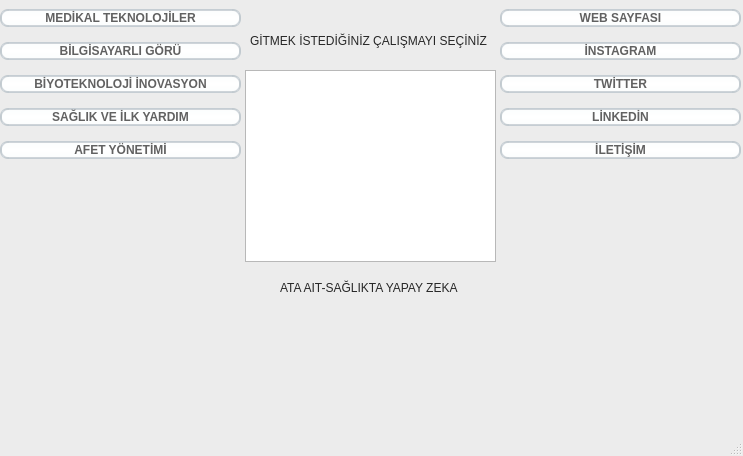
<?xml version="1.0" encoding="UTF-8"?>
<ui version="4.0">
 <class>MainWindow</class>
 <widget class="QMainWindow" name="MainWindow">
  <property name="geometry">
   <rect>
    <x>0</x>
    <y>0</y>
    <width>743</width>
    <height>456</height>
   </rect>
  </property>
  <property name="windowTitle">
   <string>MainWindow</string>
  </property>
  <property name="styleSheet">
   <string notr="true">
QMainWindow {
    background-color:#ececec;
}
QPushButton, QToolButton, QCommandLinkButton{
    padding: 0 5px 0 5px;
    border-style: solid;
    border-top-color: qlineargradient(spread:pad, x1:0, y1:0, x2:0, y2:1, stop:0 #c1c9cf, stop:1 #d2d8dd);
    border-right-color: qlineargradient(spread:pad, x1:1, y1:0, x2:0, y2:0, stop:0 #c1c9cf, stop:1 #d2d8dd);
    border-bottom-color: qlineargradient(spread:pad, x1:0, y1:1, x2:0, y2:0, stop:0 #c1c9cf, stop:1 #d2d8dd);
    border-left-color: qlineargradient(spread:pad, x1:0, y1:0, x2:1, y2:0, stop:0 #c1c9cf, stop:1 #d2d8dd);
    border-width: 2px;
    border-radius: 8px;
    color: #616161;
    font-weight: bold;
    background-color: qlineargradient(spread:pad, x1:0.5, y1:0, x2:0.5, y2:1, stop:0 #fbfdfd, stop:0.5 #ffffff, stop:1 #fbfdfd);
}
QPushButton::default, QToolButton::default, QCommandLinkButton::default{
    border: 2px solid transparent;
    color: #FFFFFF;
    background-color: qlineargradient(spread:pad, x1:0.5, y1:0, x2:0.5, y2:1, stop:0 #84afe5, stop:1 #1168e4);
}
QPushButton:hover, QToolButton:hover, QCommandLinkButton:hover{
    color: #3d3d3d;
}
QPushButton:pressed, QToolButton:pressed, QCommandLinkButton:pressed{
    color: #aeaeae;
    background-color: qlineargradient(spread:pad, x1:0.5, y1:0, x2:0.5, y2:1, stop:0 #ffffff, stop:0.5 #fbfdfd, stop:1 #ffffff);
}
QPushButton:disabled, QToolButton:disabled, QCommandLinkButton:disabled{
    color: #616161;
    background-color: qlineargradient(spread:pad, x1:0.5, y1:0, x2:0.5, y2:1, stop:0 #dce7eb, stop:0.5 #e0e8eb, stop:1 #dee7ec);
}
QLineEdit, QTextEdit, QPlainTextEdit, QSpinBox, QDoubleSpinBox, QTimeEdit, QDateEdit, QDateTimeEdit {
    border-width: 2px;
    border-radius: 8px;
    border-style: solid;
    border-top-color: qlineargradient(spread:pad, x1:0.5, y1:1, x2:0.5, y2:0, stop:0 #c1c9cf, stop:1 #d2d8dd);
    border-right-color: qlineargradient(spread:pad, x1:0, y1:0, x2:1, y2:0, stop:0 #c1c9cf, stop:1 #d2d8dd);
    border-bottom-color: qlineargradient(spread:pad, x1:0.5, y1:0, x2:0.5, y2:1, stop:0 #c1c9cf, stop:1 #d2d8dd);
    border-left-color: qlineargradient(spread:pad, x1:1, y1:0, x2:0, y2:0, stop:0 #c1c9cf, stop:1 #d2d8dd);
    background-color: #f4f4f4;
    color: #3d3d3d;
}
QLineEdit:focus, QTextEdit:focus, QPlainTextEdit:focus, QSpinBox:focus, QDoubleSpinBox:focus, QTimeEdit:focus, QDateEdit:focus, QDateTimeEdit:focus {
    border-width: 2px;
    border-radius: 8px;
    border-style: solid;
    border-top-color: qlineargradient(spread:pad, x1:0.5, y1:1, x2:0.5, y2:0, stop:0 #85b7e3, stop:1 #9ec1db);
    border-right-color: qlineargradient(spread:pad, x1:0, y1:0, x2:1, y2:0, stop:0 #85b7e3, stop:1 #9ec1db);
    border-bottom-color: qlineargradient(spread:pad, x1:0.5, y1:0, x2:0.5, y2:1, stop:0 #85b7e3, stop:1 #9ec1db);
    border-left-color: qlineargradient(spread:pad, x1:1, y1:0, x2:0, y2:0, stop:0 #85b7e3, stop:1 #9ec1db);
    background-color: #f4f4f4;
    color: #3d3d3d;
}
QLineEdit:disabled, QTextEdit:disabled, QPlainTextEdit:disabled, QSpinBox:disabled, QDoubleSpinBox:disabled, QTimeEdit:disabled, QDateEdit:disabled, QDateTimeEdit:disabled {
    color: #b9b9b9;
}
QSpinBox::up-button, QDoubleSpinBox::up-button, QTimeEdit::up-button, QDateEdit::up-button, QDateTimeEdit::up-button {
    subcontrol-origin: padding;
    subcontrol-position: top right;
    width: 15px;
    color: #272727;
    border-left-width: 1px;
    border-left-color: darkgray;
    border-left-style: solid;
    border-top-right-radius: 3px;
    padding: 3px;
}
QSpinBox::down-button, QDoubleSpinBox::down-button, QTimeEdit::down-button, QDateEdit::down-button, QDateTimeEdit::down-button {
    subcontrol-origin: padding;
    subcontrol-position: bottom right;
    width: 15px;
    color: #272727;
    border-left-width: 1px;
    border-left-color: darkgray;
    border-left-style: solid;
    border-bottom-right-radius: 3px;
    padding: 3px;
}
QSpinBox::up-button:pressed, QDoubleSpinBox::up-button:pressed, QTimeEdit::up-button:pressed, QDateEdit::up-button:pressed, QDateTimeEdit::up-button:pressed {
    color: #aeaeae;
    background-color: qlineargradient(spread:pad, x1:0.5, y1:0, x2:0.5, y2:1, stop:0 #ffffff, stop:0.5 #fbfdfd, stop:1 #ffffff);
}
QSpinBox::down-button:pressed, QDoubleSpinBox::down-button:pressed, QTimeEdit::down-button:pressed, QDateEdit::down-button:pressed, QDateTimeEdit::down-button:pressed {
    color: #aeaeae;
    background-color: qlineargradient(spread:pad, x1:0.5, y1:0, x2:0.5, y2:1, stop:0 #ffffff, stop:0.5 #fbfdfd, stop:1 #ffffff);
}
QSpinBox::up-button:hover, QDoubleSpinBox::up-button:hover, QTimeEdit::up-button:hover, QDateEdit::up-button:hover, QDateTimeEdit::up-button:hover {
    color: #FFFFFF;
    border-top-right-radius: 5px;
    background-color: qlineargradient(spread:pad, x1:0.5, y1:0, x2:0.5, y2:1, stop:0 #84afe5, stop:1 #1168e4);
    
}
QSpinBox::down-button:hover, QDoubleSpinBox::down-button:hover, QTimeEdit::down-button:hover, QDateEdit::down-button:hover, QDateTimeEdit::down-button:hover {
    color: #FFFFFF;
    border-bottom-right-radius: 5px;
    background-color: qlineargradient(spread:pad, x1:0.5, y1:0, x2:0.5, y2:1, stop:0 #84afe5, stop:1 #1168e4);
}
QSpinBox::up-arrow, QDoubleSpinBox::up-arrow, QTimeEdit::up-arrow, QDateEdit::up-arrow, QDateTimeEdit::up-arrow {
    image: url(/usr/share/icons/Adwaita/16x16/actions/go-up-symbolic.symbolic.png);
}
QSpinBox::down-arrow, QDoubleSpinBox::down-arrow, QTimeEdit::down-arrow, QDateEdit::down-arrow, QDateTimeEdit::down-arrow {
    image: url(/usr/share/icons/Adwaita/16x16/actions/go-down-symbolic.symbolic.png);
}
QProgressBar {
    max-height: 8px;
    text-align: center;
    font: italic bold 11px;
    color: #3d3d3d;
    border: 1px solid transparent;
    border-radius:4px;
    background-color: qlineargradient(spread:pad, x1:0, y1:0, x2:0, y2:1, stop:0 #ddd5d5, stop:0.5 #dad3d3, stop:1 #ddd5d5);
}
QProgressBar::chunk {
    background-color: qlineargradient(spread:pad, x1:0, y1:0, x2:0, y2:1, stop:0 #467dd1, stop:0.5 #3b88fc, stop:1 #467dd1);
    border-radius: 4px;
}
QProgressBar:disabled {
    color: #616161;
}
QProgressBar::chunk:disabled {
    background-color: #aeaeae;
}
QSlider::groove {
    border: 1px solid #bbbbbb;
    background-color: #52595d;
    border-radius: 4px;
}
QSlider::groove:horizontal {
    height: 6px;
}
QSlider::groove:vertical {
    width: 6px;
}
QSlider::handle:horizontal {
    background: #ffffff;
    border-style: solid;
    border-width: 1px;
    border-color: rgb(207,207,207);
    width: 12px;
    margin: -5px 0;
    border-radius: 7px;
}
QSlider::handle:vertical {
    background: #ffffff;
    border-style: solid;
    border-width: 1px;
    border-color: rgb(207,207,207);
    height: 12px;
    margin: 0 -5px;
    border-radius: 7px;
}
QSlider::add-page, QSlider::sub-page {
    border: 1px transparent;
    background-color: #52595d;
    border-radius: 4px;
}
QSlider::add-page:horizontal {
    background: qlineargradient(spread:pad, x1:0, y1:0, x2:0, y2:1, stop:0 #ddd5d5, stop:0.5 #dad3d3, stop:1 #ddd5d5);
}
QSlider::sub-page:horizontal {
    background-color: qlineargradient(spread:pad, x1:0, y1:0, x2:1, y2:0, stop:0 #467dd1, stop:0.5 #3b88fc, stop:1 #467dd1);
}
QSlider::add-page:vertical {
    background-color: qlineargradient(spread:pad, x1:0, y1:0, x2:0, y2:1, stop:0 #467dd1, stop:0.5 #3b88fc, stop:1 #467dd1);
}
QSlider::sub-page:vertical {
    background: qlineargradient(spread:pad, x1:0, y1:0, x2:1, y2:0, stop:0 #ddd5d5, stop:0.5 #dad3d3, stop:1 #ddd5d5);
}
QSlider::add-page:horizontal:disabled, QSlider::sub-page:horizontal:disabled, QSlider::add-page:vertical:disabled, QSlider::sub-page:vertical:disabled {
    background: #b9b9b9;
}
QComboBox, QFontComboBox {
    border-width: 2px;
    border-radius: 8px;
    border-style: solid;
    border-top-color: qlineargradient(spread:pad, x1:0.5, y1:1, x2:0.5, y2:0, stop:0 #c1c9cf, stop:1 #d2d8dd);
    border-right-color: qlineargradient(spread:pad, x1:0, y1:0, x2:1, y2:0, stop:0 #c1c9cf, stop:1 #d2d8dd);
    border-bottom-color: qlineargradient(spread:pad, x1:0.5, y1:0, x2:0.5, y2:1, stop:0 #c1c9cf, stop:1 #d2d8dd);
    border-left-color: qlineargradient(spread:pad, x1:1, y1:0, x2:0, y2:0, stop:0 #c1c9cf, stop:1 #d2d8dd);
    background-color: #f4f4f4;
    color: #272727;
    padding-left: 5px;
}
QComboBox:editable, QComboBox:!editable, QComboBox::drop-down:editable, QComboBox:!editable:on, QComboBox::drop-down:editable:on {
    background: #ffff;
}
QComboBox::drop-down {
    subcontrol-origin: padding;
    subcontrol-position: top right;
    width: 15px;
    color: #272727;
    border-left-width: 1px;
    border-left-color: darkgray;
    border-left-style: solid;
    border-top-right-radius: 3px;
    border-bottom-right-radius: 3px;
}
QComboBox::down-arrow {
    image: url(/usr/share/icons/Adwaita/16x16/actions/go-down-symbolic.symbolic.png); /*Adawaita icon thene*/
}

QComboBox::down-arrow:on {
    top: 1px;
    left: 1px;
}
QComboBox QAbstractItemView {
    border: 1px solid darkgray;
    border-radius: 8px;
    selection-background-color: #dadada;
    selection-color: #272727;
    color: #272727;
    background: white;
}
QLabel, QCheckBox, QRadioButton {
    color: #272727;
}
QCheckBox {
    padding: 2px;
}
QCheckBox:disabled, QRadioButton:disabled {
    color: #808086;
    padding: 2px;
}

QCheckBox:hover {
    border-radius:4px;
    border-style:solid;
    padding-left: 1px;
    padding-right: 1px;
    padding-bottom: 1px;
    padding-top: 1px;
    border-width:1px;
    border-color: transparent;
}
QCheckBox::indicator:checked {
    image: url(/usr/share/icons/Adwaita/16x16/actions/object-select-symbolic.symbolic.png);
    height: 15px;
    width: 15px;
    border-style:solid;
    border-width: 1px;
    border-color: #48a5fd;
    color: #ffffff;
    border-radius: 3px;
    background-color: qlineargradient(spread:pad, x1:0, y1:0, x2:0, y2:1, stop:0 #48a5fd, stop:0.5 #329cfb, stop:1 #48a5fd);
}
QCheckBox::indicator:unchecked {
    
    height: 15px;
    width: 15px;
    border-style:solid;
    border-width: 1px;
    border-color: #48a5fd;
    border-radius: 3px;
    background-color: #fbfdfa;
}
QLCDNumber {
    color: #616161;;
}
QMenuBar {
    background-color: #ececec;
}
QMenuBar::item {
    color: #616161;
    spacing: 3px;
    padding: 1px 4px;
    background-color: #ececec;
}

QMenuBar::item:selected {
    background-color: #dadada;
    color: #3d3d3d;
}
QMenu {
    background-color: #ececec;
}
QMenu::item:selected {
    background-color: #dadada;
    color: #3d3d3d;
}
QMenu::item {
    color: #616161;;
    background-color: #e0e0e0;
}
QTabWidget {
    color:rgb(0,0,0);
    background-color:#000000;
}
QTabWidget::pane {
    border-color: #050a0e;
    background-color: #e0e0e0;
    border-width: 1px;
    border-radius: 4px;
    position: absolute;
    top: -0.5em;
    padding-top: 0.5em;
}

QTabWidget::tab-bar {
    alignment: center;
}

QTabBar::tab {
    border-bottom: 1px solid #c0c0c0;
    padding: 3px;
    color: #272727;
    background-color: #fefefc;
    margin-left:0px;
}
QTabBar::tab:!last {
    border-right: 1px solid;
    border-right-color: #c0c0c0;
    border-bottom-color: #c0c0c0;
}
QTabBar::tab:first {
    border-top-left-radius: 4px;
    border-bottom-left-radius: 4px;
}
QTabBar::tab:last {
    border-top-right-radius: 4px;
    border-bottom-right-radius: 4px;
}
QTabBar::tab:selected, QTabBar::tab:last:selected, QTabBar::tab:hover {
    color: #FFFFFF;
    background-color: qlineargradient(spread:pad, x1:0.5, y1:0, x2:0.5, y2:1, stop:0 #84afe5, stop:1 #1168e4);
}
QRadioButton::indicator {
    height: 14px;
    width: 14px;
    border-style:solid;
    border-radius:7px;
    border-width: 1px;
}
QRadioButton::indicator:checked {
    border-color: #48a5fd;
    background-color: qradialgradient(cx:0.5, cy:0.5, radius:0.4,fx:0.5, fy:0.5, stop:0 #ffffff, stop:0.5 #ffffff, stop:0.6 #48a5fd, stop:1 #48a5fd);
}
QRadioButton::indicator:!checked {
    border-color: #a9b7c6;
    background-color: #fbfdfa;
}
QStatusBar {
    color:#027f7f;
}

QDial {
    background: #16a085;
}

QToolBox {
    color: #a9b7c6;
    background-color: #222b2e;
}
QToolBox::tab {
    color: #a9b7c6;
    background-color:#222b2e;
}
QToolBox::tab:selected {
    color: #FFFFFF;
    background-color:#222b2e;
}
QScrollArea {
    color: #FFFFFF;
    background-color:#222b2e;
}

QScrollBar:horizontal {
	max-height: 10px;
	border: 1px transparent grey;
	margin: 0px 20px 0px 20px;
	background: transparent;
}
QScrollBar:vertical {
	max-width: 10px;
	border: 1px transparent grey;
	margin: 20px 0px 20px 0px;
	background: transparent;
}
QScrollBar::handle:vertical, QScrollBar::handle:horizontal {
	background: #52595d;
	border-style: transparent;
	border-radius: 4px;
	min-height: 25px;
}
QScrollBar::handle:horizontal:hover, QScrollBar::handle:vertical:hover {
	background: qlineargradient(spread:pad, x1:0, y1:0, x2:1, y2:0, stop:0 #467dd1, stop:0.5 #3b88fc, stop:1 #467dd1);
}
QScrollBar::add-line, QScrollBar::sub-line {
    border: 2px transparent grey;
    border-radius: 4px;
    subcontrol-origin: margin;
    background: #b9b9b9;
}
QScrollBar::add-line:horizontal {
    width: 20px;
    subcontrol-position: right;
}
QScrollBar::add-line:vertical {
    height: 20px;
    subcontrol-position: bottom;
}
QScrollBar::sub-line:horizontal {
    width: 20px;
    subcontrol-position: left;
}
QScrollBar::sub-line:vertical {
    height: 20px;
    subcontrol-position: top;
}
QScrollBar::add-line:vertical:pressed, QScrollBar::add-line:horizontal:pressed, QScrollBar::sub-line:horizontal:pressed, QScrollBar::sub-line:vertical:pressed {
    background: qlineargradient(spread:pad, x1:0, y1:0, x2:1, y2:0, stop:0 #467dd1, stop:0.5 #3b88fc, stop:1 #467dd1);
}
QScrollBar::add-page:horizontal, QScrollBar::sub-page:horizontal, QScrollBar::add-page:vertical, QScrollBar::sub-page:vertical {
    background: none;
}
QScrollBar::up-arrow:vertical {
    image: url(/usr/share/icons/Adwaita/16x16/actions/go-up-symbolic.symbolic.png);
}
QScrollBar::down-arrow:vertical {
    image: url(/usr/share/icons/Adwaita/16x16/actions/go-down-symbolic.symbolic.png);
}
QScrollBar::left-arrow:horizontal {
    image: url(/usr/share/icons/Adwaita/16x16/actions/go-previous-symbolic.symbolic.png);
}
QScrollBar::right-arrow:horizontal {
    image: url(/usr/share/icons/Adwaita/16x16/actions/go-next-symbolic.symbolic.png);
}</string>
  </property>
  <widget class="QWidget" name="centralwidget">
   <property name="styleSheet">
    <string notr="true">#graphicsView{
border-image: url(:/logo/logo.png);
}</string>
   </property>
   <widget class="QLabel" name="label">
    <property name="geometry">
     <rect>
      <x>250</x>
      <y>0</y>
      <width>241</width>
      <height>81</height>
     </rect>
    </property>
    <property name="text">
     <string>GİTMEK İSTEDİĞİNİZ ÇALIŞMAYI SEÇİNİZ</string>
    </property>
   </widget>
   <widget class="QWidget" name="layoutWidget">
    <property name="geometry">
     <rect>
      <x>500</x>
      <y>0</y>
      <width>241</width>
      <height>170</height>
     </rect>
    </property>
    <layout class="QVBoxLayout" name="verticalLayout">
     <item>
      <widget class="QPushButton" name="pushButton_6">
       <property name="text">
        <string>WEB SAYFASI</string>
       </property>
      </widget>
     </item>
     <item>
      <widget class="QPushButton" name="pushButton_7">
       <property name="text">
        <string>İNSTAGRAM</string>
       </property>
      </widget>
     </item>
     <item>
      <widget class="QPushButton" name="pushButton_8">
       <property name="text">
        <string>TWİTTER</string>
       </property>
      </widget>
     </item>
     <item>
      <widget class="QPushButton" name="pushButton_9">
       <property name="text">
        <string>LİNKEDİN</string>
       </property>
      </widget>
     </item>
     <item>
      <widget class="QPushButton" name="pushButton_10">
       <property name="text">
        <string>İLETİŞİM</string>
       </property>
      </widget>
     </item>
    </layout>
   </widget>
   <widget class="QWidget" name="layoutWidget">
    <property name="geometry">
     <rect>
      <x>0</x>
      <y>0</y>
      <width>241</width>
      <height>171</height>
     </rect>
    </property>
    <layout class="QVBoxLayout" name="verticalLayout_2">
     <item>
      <widget class="QPushButton" name="pushButton_5">
       <property name="text">
        <string>MEDİKAL TEKNOLOJİLER</string>
       </property>
      </widget>
     </item>
     <item>
      <widget class="QPushButton" name="pushButton_3">
       <property name="text">
        <string>BİLGİSAYARLI GÖRÜ</string>
       </property>
      </widget>
     </item>
     <item>
      <widget class="QPushButton" name="pushButton_4">
       <property name="text">
        <string>BİYOTEKNOLOJİ İNOVASYON</string>
       </property>
      </widget>
     </item>
     <item>
      <widget class="QPushButton" name="pushButton_2">
       <property name="text">
        <string>SAĞLIK VE İLK YARDIM</string>
       </property>
      </widget>
     </item>
     <item>
      <widget class="QPushButton" name="pushButton">
       <property name="text">
        <string>AFET YÖNETİMİ</string>
       </property>
      </widget>
     </item>
    </layout>
   </widget>
   <widget class="QGraphicsView" name="graphicsView">
    <property name="geometry">
     <rect>
      <x>245</x>
      <y>70</y>
      <width>251</width>
      <height>192</height>
     </rect>
    </property>
   </widget>
   <widget class="QLabel" name="label_2">
    <property name="geometry">
     <rect>
      <x>280</x>
      <y>280</y>
      <width>201</width>
      <height>16</height>
     </rect>
    </property>
    <property name="text">
     <string>ATA AIT-SAĞLIKTA YAPAY ZEKA</string>
    </property>
   </widget>
  </widget>
  <widget class="QMenuBar" name="menubar">
   <property name="geometry">
    <rect>
     <x>0</x>
     <y>0</y>
     <width>743</width>
     <height>23</height>
    </rect>
   </property>
  </widget>
  <widget class="QStatusBar" name="statusbar"/>
 </widget>
 <resources>
  <include location="logo.qrc"/>
 </resources>
 <connections/>
</ui>
